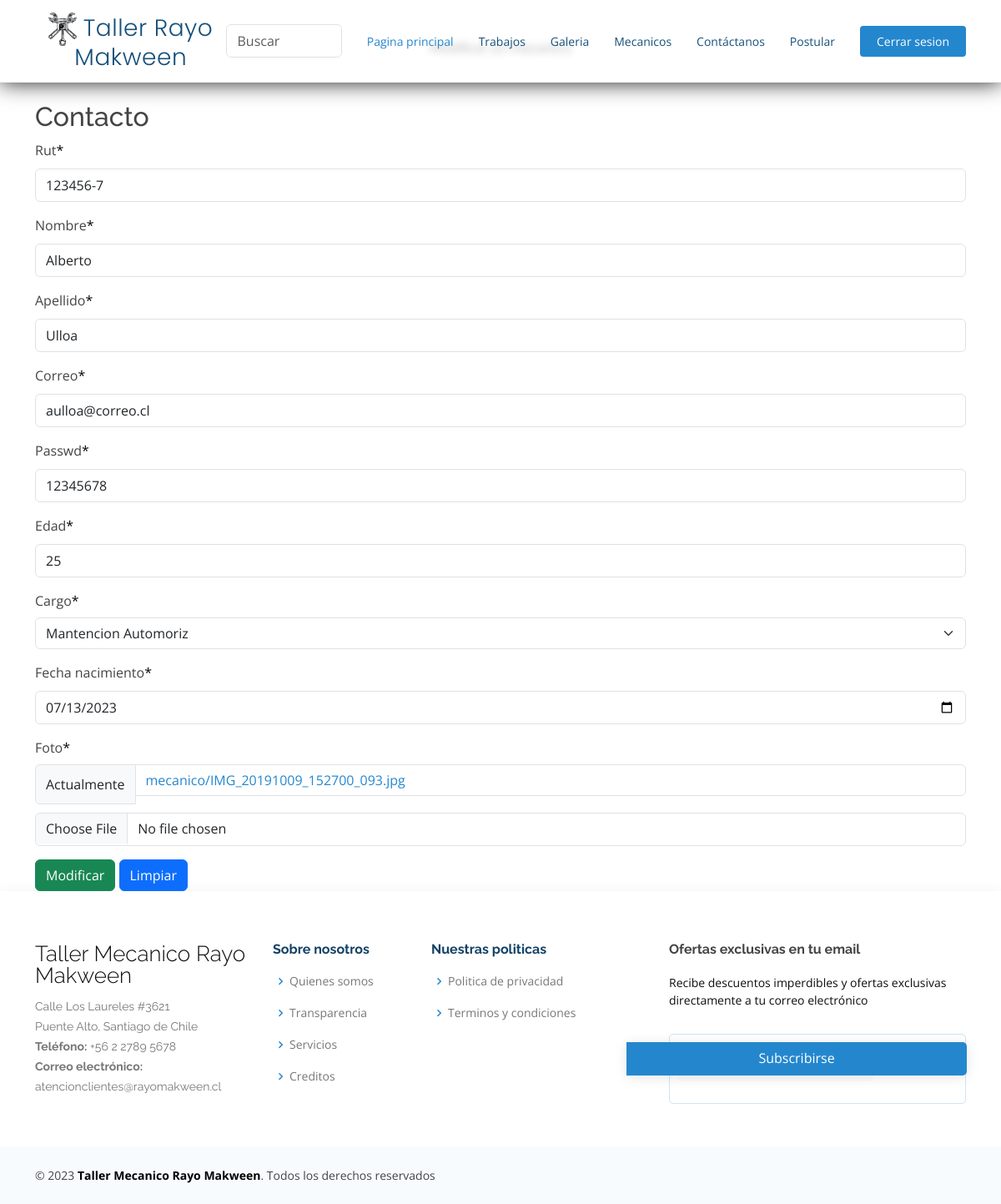
/administrador/modificar/123456-7/, run on the app's committed database.
### appweb/models.py (models this page shows, shortened)
class Mecanico(models.Model):
    rut = models.CharField(max_length=10)
    nombre = models.CharField(max_length=80)
    apellido = models.CharField(max_length=100)
    correo = models.CharField(max_length=20)
    passwd = models.CharField(max_length=20)
    edad = models.IntegerField()
    cargo = models.ForeignKey(Cargo, on_delete=models.PROTECT)
    fecha_nacimiento = models.DateField()
    foto = models.ImageField(upload_to="mecanico", null=True)

class Cargo(models.Model):
    nombre = models.CharField(max_length=50)
    def __str__(self):
	    return self.nombre;

### appweb/views.py (the view, shortened to what this page needs)
# urls.py: path('administrador/modificar/<rut>/', modificar_mecanico, name="modificar_mecanico"),
def modificar_mecanico(request, rut):
    mecanico = get_object_or_404(Mecanico, rut=rut)
    data = {
        "form" : MecanicoForm(instance=mecanico)
    }
    return render(request, "mantenedor/mecanico/modificar.html", data)

### appweb/forms.py
class MecanicoForm(forms.ModelForm):
    class Meta:
        model = Mecanico
        fields = "__all__"
        widgets = {
            "fecha_nacimiento" : forms.DateInput(attrs={'type': 'date'}, format=('%Y-%m-%d'))
        }

### appweb/templates/mantenedor/mecanico/modificar.html (shortened to what this page needs)
{% extends 'base.html' %}
{% load static %}
{% block content %}
{% load crispy_forms_tags %}
<div class="container mt-5">
    <div class="text-center">
        <h3>Modificar un mecanico</h3>
    </div>
    <h2 class="mt-4">Contacto</h2>
    <form id="formAddProf" action="" method="post" enctype="multipart/form-data">
        {{form | crispy}}
        <button type="submit" class="btn btn-success">Modificar</button>
        <button type="reset" class="btn btn-primary">Limpiar</button>
    </form>
</div>
{% endblock %}

### appweb/static/css/style.css (style rules this page uses)
.form-control { margin-bottom: 10px; }
input { background-color: #fbfbfb; width: 408px; height: 40px; border-radius: 5px; border-style: solid; border-width: 1px; border-color: black; margin-top: 10px; padding-left: 10px; margin-bottom: 20px; }
label { display: block; float: center; }
span { color: black; }
h3 { font-size: 16px; padding-bottom: 30px; color: #0e0e0e; }
body { font-family: "Open Sans", sans-serif; color: #444444; }
a { color: #2487ce; text-decoration: none; }
h1, h2, h3, h4, h5, h6 { font-family: "Raleway", sans-serif; }

### data on the page
Mecanico: rut "123456-7", nombre "Alberto", apellido "Ulloa", correo "aulloa@correo.cl", passwd "12345678", edad "25", cargo "Mantencion Automoriz", fecha_nacimiento "07/13/2023"
